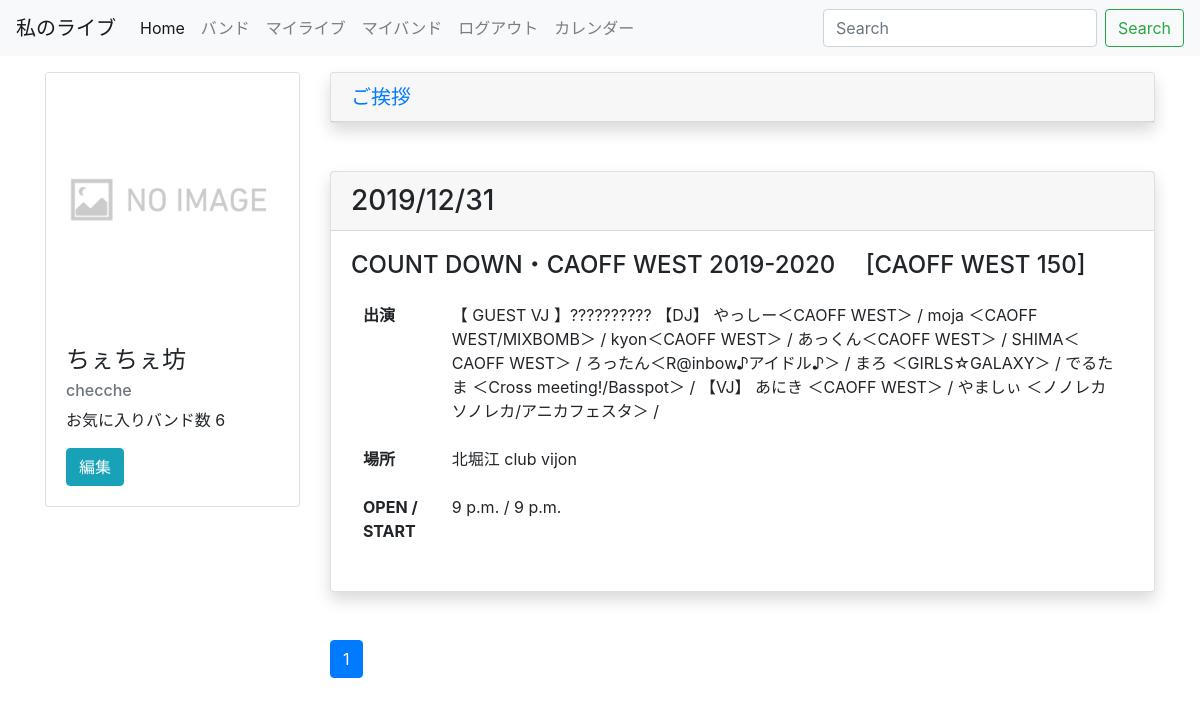
Screenshot of / (signed in) with the database file from the repository.
### livecalendar/models.py (models this page shows, shortened)
class CustomUser(AbstractBaseUser, PermissionsMixin):
    username_validator = UnicodeUsernameValidator()
    username = models.CharField(
        _('user ID'),
        max_length=30,
        unique=True,
        help_text=_('Required. 30 characters or fewer. Letters, digits and @/./+/-/_ only.'),
        validators=[username_validator],
        error_messages={
            'unique': _("A user with that user Id already exists."),
        },
    )
    screenname = models.CharField(_('username'),max_length=100,blank=True)
    email = models.EmailField(
        _('email address'),
        unique=True,
        error_messages={
            'unique': _("A user with that email already exists."),
        },
    )
    userimage = models.ImageField(_('icon'),upload_to='icons/',null=True,blank=True)
    favorite_band = models.ManyToManyField(Band, verbose_name='好きなバンド', blank=True)
    is_staff = models.BooleanField(
        _('staff status'),
        default=False,
        help_text=_('Designates whether the user can log into this admin site.'),
    )
    is_active = models.BooleanField(
        _('active'),
        default=True,
        help_text=_(
            'Designates whether this user should be treated as active. '
            'Unselect this instead of deleting accounts.'
        ),
    )
    date_joined = models.DateTimeField(_('date joined'), default=timezone.now)
    objects = UserManager()
    EMAIL_FIELD = 'email'
    USERNAME_FIELD = 'username'
    REQUIRED_FIELDS = ['email']
    class Meta:
        verbose_name = _('user')
        verbose_name_plural = _('users')

class Live(models.Model):
    date = models.DateField('日程')
    title = models.CharField('イベントタイトル', max_length = 50)
    place = models.ForeignKey(Place, verbose_name='ライブハウス', on_delete=models.PROTECT)
    band = models.ManyToManyField(Band, verbose_name='出演バンド',blank=True)
    open = models.TimeField('OPEN',blank=True,null=True)
    start = models.TimeField('START',blank=True,null=True)
    door = models.IntegerField('当日料金',blank=True,null=True)
    adv = models.IntegerField('前売料金',blank=True,null=True)

class Band(models.Model):
    name = models.CharField('バンド名', max_length = 50)
    def __str__(self):
        return self.name

class Place(models.Model):
    name = models.CharField('名前',max_length = 30)
    address = models.CharField('住所',max_length=100)
    def __str__(self):
        return self.name

### livecalendar/views.py (the view)
# urls.py: path('', views.LiveIndexView.as_view(), name='index'),
class LiveIndexView(generic.ListView):
    model = Live
    paginate_by = 5
    def get_queryset(self):
        queryset = Live.objects.order_by('date')
        queryset=queryset.filter(date__gte = datetime.date.today())#本日以降のものだけ表示
        keyword = self.request.GET.get('keyword')
        livedate=self.request.GET.get('livedate')
        if livedate:
            queryset=queryset.filter(date = livedate)
        if keyword:
            queryset=queryset.filter(Q(band__name__icontains=keyword)|Q(place__name__icontains=keyword))
        return queryset

### livecalendar/context_processors.py (called while the page is built)
def common(request):
    context = {
        'live_list_et':Live.objects.all(),
    }
    return context

### livecalendar/templatetags/mytag.py (called while the page is built)
@register.simple_tag
def url_replace(request, field, value):
    url_dict=request.GET.copy()
    url_dict[field]=value
    return url_dict.urlencode()

### livecalendar/templates/livecalendar/live_list.html (shortened to what this page needs)
{% extends 'livecalendar/base.html' %}
{% block content %}
<div class="card mb-5 shadow">
    <div class="card-header" role="tab" id="headingOne">
      <h5 class="mb-0">
        <a data-toggle="collapse" href="#collapseOne" aria-expanded="true" aria-controls="collapseOne">
          ご挨拶
        </a>
      </h5>
    </div>
  </div>
{% for live in live_list %}
<div class="card mb-5 shadow hvr-grow" id="livecard">
  <a href="{% url 'livecalendar:detail' live.pk %}"></a>
  <h3 class="card-header">{{ live.date|date:"Y/m/d" }}</h3>
  <div class="card-body">
    <h4 class="card-title">{{ live.title }}</h4>
    <table class="table table-borderless">
      <tbody>
        <tr>
          <th scope="row">出演</th>
          <td>
            {% for band in live.band.all %}
            {{ band }}
            {% if forloop.last is False %} / {% endif %}
            {% endfor %}</td>
          </tr>
          <tr>
            <th scope="row">場所</th>
            <td>{{ live.place }}</td>
          </tr>
          <tr>
            <th scope="row">OPEN / START</th>
            <td>{{ live.open }} / {{ live.start }}</td>
          </tr>
        </tbody>
      </table>
  </div>
</div>
{% empty %}
<div class="alert alert-warning" role="alert">
  <strong>Sorry!</strong>  ライブ情報が見つかりませんでした.
</div>
{% endfor %}
{% include 'livecalendar/page.html' %}
{% endblock %}

### livecalendar/templates/livecalendar/base.html (shortened to what this page needs)
{% load static %}
<!doctype html>
<html lang="ja">
  <head>
    <link rel="stylesheet" href="https://stackpath.bootstrapcdn.com/bootstrap/4.1.3/css/bootstrap.min.css">
    <link rel="stylesheet" href="{% static 'livecalendar/hira.css' %}">
  </head>
  <body>
   <nav class="navbar navbar-expand-lg navbar-light bg-light">
      <a class="navbar-brand" href="#">私のライブ</a>
      <div class="collapse navbar-collapse" id="navbarSupportedContent">
        <ul class="navbar-nav mr-auto">
          <li {%if request.path == '/'%}class="nav-item active"{% endif %}>
            <a class="nav-link" href="{% url 'livecalendar:index' %}">Home</a>
          </li>
          {% if user.is_authenticated %}
          <li {%if request.path == '/band/'%}class="nav-item active"{% endif %}>
            <a class="nav-item nav-link" href="{% url 'livecalendar:band_list' %}">バンド</a>
          </li>
          <li {%if request.path == '/mylive/'%}class="nav-item active"{% endif %}>
            <a class="nav-item nav-link" href="{% url 'livecalendar:follow_live' %}">マイライブ</a>
          </li>
          <li {%if request.path == '/myband/'%}class="nav-item active"{% endif %}>
            <a class="nav-item nav-link" href="{% url 'livecalendar:follow_band' %}">マイバンド</a>
          </li>
          <li>
            <a class="nav-item nav-link" href="{% url 'livecalendar:logout' %}">ログアウト</a>
          </li>
          <li>
            {% now "Y" as c_y %}
            {% now "m" as c_m %}
            <a class="nav-item nav-link" href="{% url 'livecalendar:calendar' c_y c_m %}">カレンダー</a>
          </li>
          {% else %}
          <li class="nav-item">
            <a class="nav-item nav-link" href="{% url 'livecalendar:login' %}">ログイン</a>
          </li>
          {% endif %}
        </ul>
        <form class="form-inline my-2 my-lg-0" action="{% url 'livecalendar:index' %}">
          <input class="form-control mr-sm-2" type="text" placeholder="Search" aria-label="Search" name="keyword">
          <button class="btn btn-outline-success my-2 my-sm-0" type="submit">Search</button>
        </form>
      </div>
    </nav>
    <div class="container mt-3">
      <div class="row">
        <div class="col-md-3">
          {% if user.is_authenticated %}
          <div class="card">
            {% if user.userimage %}
            <img class="card-img-top" src="{{ user.userimage.url }}" alt="{{ user.username }}">
            {% else %}
            <img class="card-img-top" src="{% static 'livecalendar/noimage.png' %}" alt="No image">
            {% endif %}
            <div class="card-body">
              <h4 class="card-title">{{ user.screenname }}</h4>
              <h6 class="card-subtitle mb-2 text-muted">{{ user.username}}</h6>
              <p class="card-text">
                お気に入りバンド数 {{ user.favorite_band.count }}
              </p>
              <a href="{% url 'livecalendar:edit' user.pk %}" class="btn btn-info">編集</a>
            </div>
          </div>
          {% endif %}
        </div>
        <div class="col-md-9">
        {% block content %}
        {% endblock %}
        </div>
      </div>
    </div>
  </body>
</html>

### livecalendar/static/livecalendar/hira.css (style rules this page uses)
.hvr-grow { vertical-align: middle; -webkit-transform: perspective(1px) translateZ(0); transform: perspective(1px) translateZ(0); box-shadow: 0 0 1px rgba(0, 0, 0, 0); -webkit-transition-duration: 0.3s; transition-duration: 0.1s; -webkit-transition-property: transform; transition-property: transform; }

### rows the page displays
CustomUser: screenname "ちぇちぇ坊", username "checche", favorite_band.count "6"
Live: date "2019/12/31", title "COUNT DOWN・CAOFF WEST 2019-2020 [CAOFF WEST 150]", place "北堀江 club vijon", open "9 p.m.", start "9 p.m."

### other values shown
{{ link_page }} "1"
